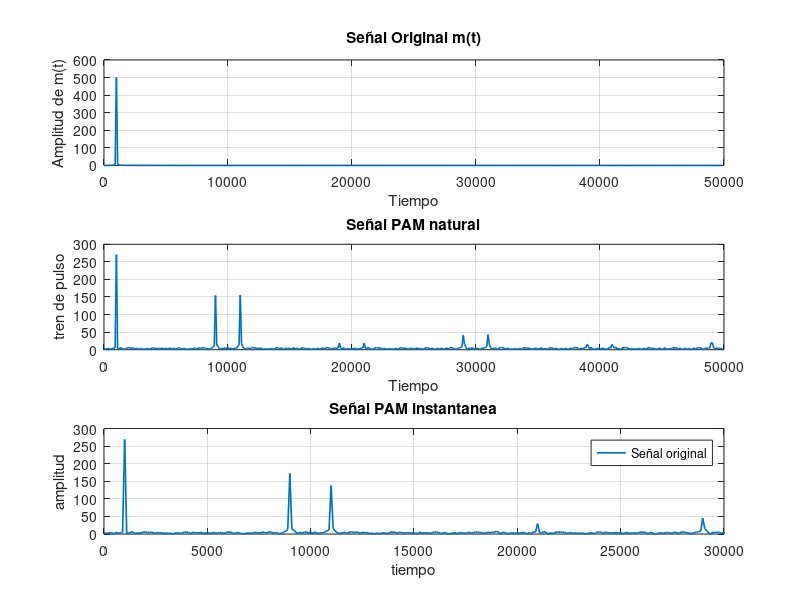

Write the MATLAB code that produced this figure.
% Primera parte, osea punto 1 de la actividad previa

% primero definimos las variables solicitadas: 
  % - Frecuencia de 1000Hz
  % - La señal se llamara m(t)
  % - Amplitud A = 1
  % - La señal es sinusoidal

fc = 1000; % frecuencia 
Ms = 1/100000; % muestras cada 10 microsegundos
t = 0:Ms:0.01; % vector de tiempo
A = 1;

m = A*sin(2*pi*fc*t); % señal original

Fs = 10000;
Ts = 1/Fs;

d = 0.5; % ciclo de trabajo
tau = d*Ts;

% Tren de pulsos
p = (mod(t, Ts) < d*Ts);

% PAM natural
pam_natural = p .* m;

% PAM instantanea

pam_instantaneo = zeros(1, length(t));
% Buscamos los momentos donde el pulso sube
for i = 1:length(t)
    % Determinamos en qué periodo de muestreo estamos
    n = floor(t(i) / Ts);

    
    % Calculamos el tiempo exacto del inicio de ese pulso
    t_muestreo = n * Ts;
    
    % Si el tiempo actual cae dentro de la duración del pulso (tau)
    if mod(t(i), Ts) <= (d * Ts)
        % Tomamos el valor de m(t) SOLO al inicio del pulso
        pam_instantaneo(i) = A * sin(2*pi*fc*t_muestreo);
    else
        pam_instantaneo(i) = 0;
    end
end
%Hata aca era lo de la actividad previa ya hecho 

% FOURIER.............................


Y_m = fft(m); %transformada de Fourier de la señal ORIGINAL 
Y_nat = fft(pam_natural); %Transformada de la PAM natural
Y_inst = fft(pam_instantaneo);%Transformada de la PAM instantanea

fs_fft = 1/Ms; % frecuencia de muestreo usada en la simulacion
f = (0:length(Y_m)-1)*fs_fft/length(Y_m); %Construye el eje de frecuencias para la transformada de Fourier

% Solo frecuencias positivas
mitad = 1:floor(length(Y_m)/2);

f_pos = f(mitad);
Ym_pos = abs(Y_m(mitad));
Ynat_pos = abs(Y_nat(mitad));
Yinst_pos = abs(Y_inst(mitad));



%%%%%%%%%%%%%%%%%%%%%%%%%%%%%%%%%%%%%%%%%%%%%%%%%%%%%%%%%%%%%%%%%%%%%%%

subplot(3,1,1)
plot(f_pos, Ym_pos, 'LineWidth', 1.2); hold on;
xlabel('Tiempo')
ylabel('Amplitud de m(t)')
title('Señal Original m(t)')
grid on

subplot(3,1,2)
plot(f_pos, Ynat_pos, 'LineWidth', 1.2);
xlabel('Tiempo')
ylabel('tren de pulso')
title('Señal PAM natural')
grid on

subplot(3,1,3)
plot(f_pos, Yinst_pos, 'LineWidth', 1.2);
xlabel('tiempo')
ylabel('amplitud')
title('Señal PAM instantanea')
grid on

legend('Señal original', 'PAM natural', 'PAM instantánea');
xlim([0 30000]);
